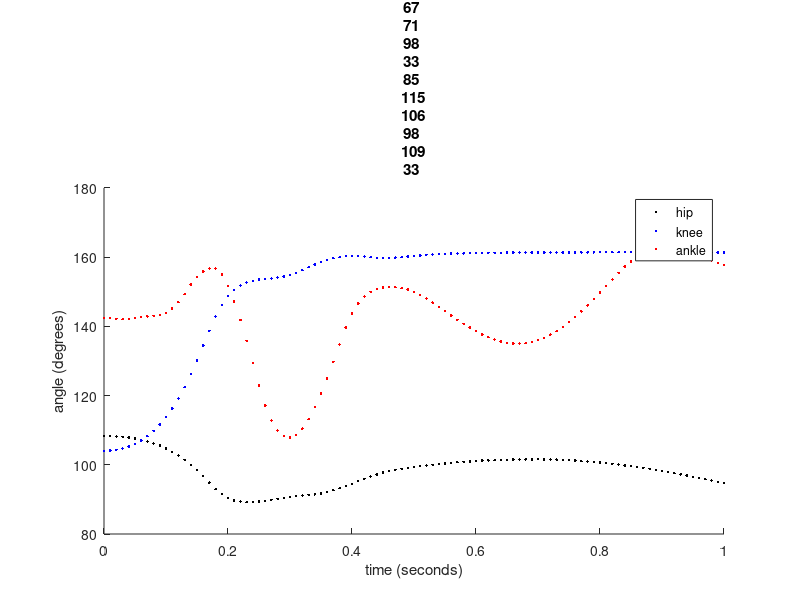
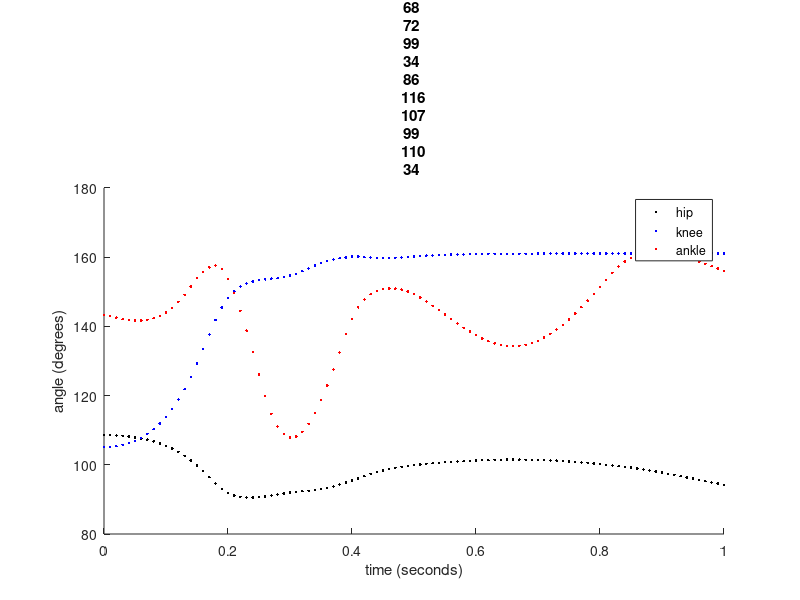
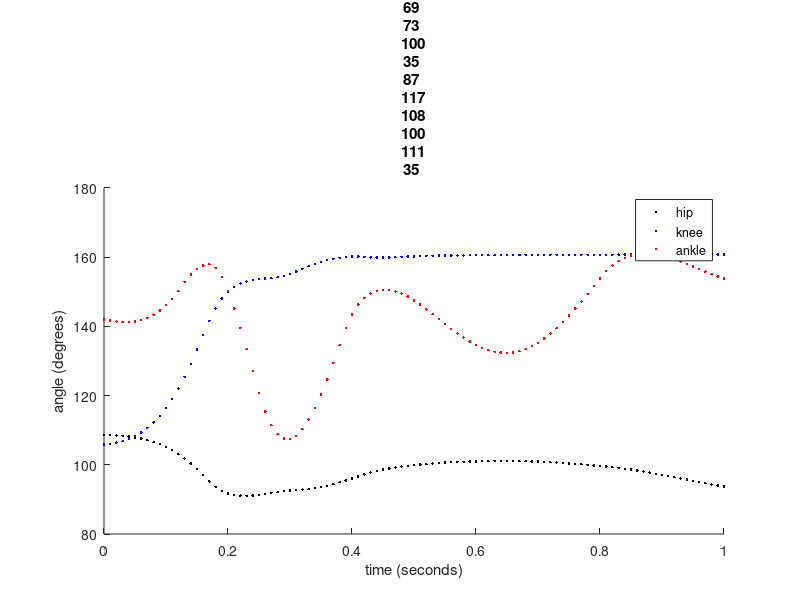
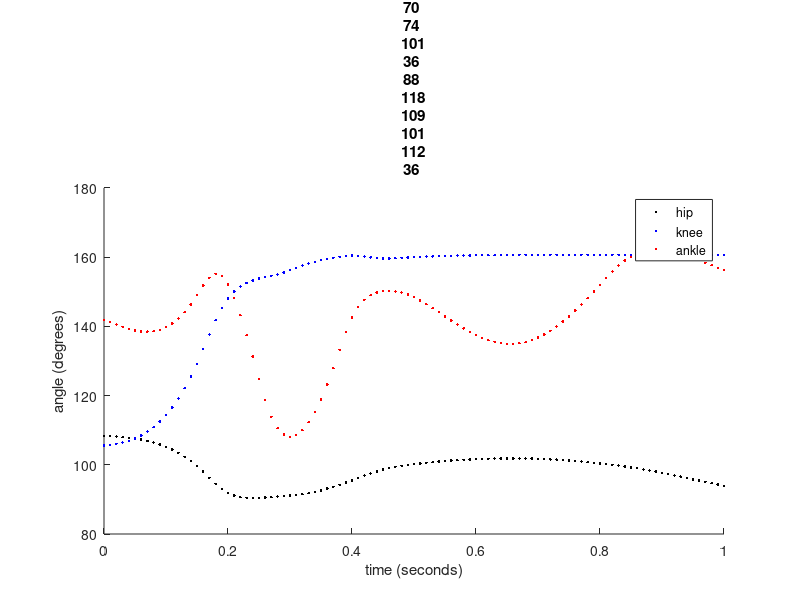

Write the MATLAB code that produced these figures, in order. (Note: this script raises an error after producing the figures.)
clear
clc
addpath('C:\GitHub\Quadruped_Robot\Code\Matlab\Analysis\DampedLeg_Krnacik\Haonan\Comparison\No Damping')

%% BFa
load BFa_trial1.mat;
BFa_trial1 = data;
load BFa_trial2.mat;
BFa_trial2 = data;
load BFa_trial3.mat;
BFa_trial3 = data;
load BFa_trial4.mat;
BFa_trial4 = data;

%  create single matrix to edit data
BFa = zeros(length(BFa_trial1(:,1)),4*length(BFa_trial1(1,:)));
BFa(:,1:4) = BFa_trial1(:,1:4);
BFa(:,5:8) = BFa_trial2(:,1:4);
BFa(:,9:12) = BFa_trial3(:,1:4);
BFa(:,13:16) = BFa_trial4(:,1:4);

% data processing
for ii = 4:4:16
    
    % process time values
    BFa(:,ii) = BFa(:,ii) - BFa(1,ii);      %   start time at 0   
    BFa(:,ii) = BFa(:,ii)/1000;             %   convert to seconds
    
    % manually enter time offsets
    BFa_offset(1) = 0.22;
    BFa_offset(2) = 0.39;
    BFa_offset(3) = 0.28;
    BFa_offset(4) = 0.28;
    
    % apply time offsets
    BFa(:,ii) = BFa(:,ii) - BFa_offset(ii/4);
    
    % find and save indices of t = 0
    t0index(ii/4) = find(~BFa(:,ii),1);
    
    % individual plots of trials
    figure
    hold on
    plot(BFa(:,ii),BFa(:,ii-3),'.',"color","k")
    plot(BFa(:,ii),BFa(:,ii-2),'.',"color","b")
    plot(BFa(:,ii),BFa(:,ii-1),'.',"color","r")
    legend('hip','knee','ankle')
    title("BFa Trial " + ii/4)
    xlabel("time (seconds)")
    ylabel("angle (degrees)")
    ylim([80 180])
    xlim([0 1])
    hold off
    
    % crop trial matrices to start at t = 0
    BFa_trialsCropped{1,ii/4} = BFa(t0index(ii/4):end,ii-3:ii);
end

% find length of cropped trial matrices 
for jj = 1:4
    trialLengths(jj) = length(BFa_trialsCropped{1,jj}(:,1));    
end

% find smallest cropped trial length
trialEnd = min(trialLengths);                               

% store cropped trial data in one matrix
BFaCropped = zeros(trialEnd,4*length(BFa_trial1(1,:)));
for jj = 4:4:16
    BFaCropped(:,jj-3:jj) = BFa_trialsCropped{1,jj/4}(1:trialEnd,:);
end

% store average of trial responses
BFaAvg = zeros(trialEnd,4);
BFaAvg(:,4) = BFaCropped(:,4);

for jj = 1:3
    BFaAvg(:,jj) = (BFaCropped(:,jj)+BFaCropped(:,jj+4)+BFaCropped(:,jj+8)+BFaCropped(:,jj+12))./4;
end


save('C:\GitHub\Quadruped_Robot\Code\Matlab\Analysis\DampedLeg_Krnacik\Haonan\Comparison\No Damping\BFaNoDamping.mat','BFa')
save('C:\GitHub\Quadruped_Robot\Code\Matlab\Analysis\DampedLeg_Krnacik\Haonan\Comparison\No Damping\BFaAvg.mat','BFaAvg')

%% BFp
load BFp_trial1.mat;
BFp_trial1 = data;
% data in trial 2 is cut off at t = 0 and therefore is not usable
load BFp_trial3.mat;
BFp_trial2 = data;
load BFp_trial4.mat;
BFp_trial3 = data;
load BFp_trial5.mat;
BFp_trial4 = data;

%  create single matrix to edit data
BFp = zeros(length(BFp_trial1(:,1)),4*length(BFp_trial1(1,:)));
BFp(:,1:4) = BFp_trial1(:,1:4);
BFp(:,5:8) = BFp_trial2(:,1:4);
BFp(:,9:12) = BFp_trial3(:,1:4);
BFp(:,13:16) = BFp_trial4(:,1:4);

% data processing
for ii = 4:4:16
    
    % process time values
    BFp(:,ii) = BFp(:,ii) - BFp(1,ii);      %   start time at 0   
    BFp(:,ii) = BFp(:,ii)/1000;             %   convert to seconds
    
    % manually enter time offsets
    BFp_offset(1) = 0.15;
    BFp_offset(2) = 0.25;
    BFp_offset(3) = 0.37;
    BFp_offset(4) = 0.37;
    
    % apply time offsets
    BFp(:,ii) = BFp(:,ii) - BFp_offset(ii/4);
    
    % find and save indices of t = 0
    t0index(ii/4) = find(~BFp(:,ii),1);
    
    % individual plots of trials
    figure
    hold on
    plot(BFp(:,ii),BFp(:,ii-3),'.',"color","k")
    plot(BFp(:,ii),BFp(:,ii-2),'.',"color","b")
    plot(BFp(:,ii),BFp(:,ii-1),'.',"color","r")
    legend('hip','knee','ankle')
    title("BFp Trial " + ii/4)
    xlabel("time (seconds)")
    ylabel("angle (degrees)")
    ylim([80 180])
    xlim([0 1])
    hold off

% crop trial matrices to start at t = 0
BFp_trialsCropped{1,ii/4} = BFp(t0index(ii/4):end,ii-3:ii);
end

% find length of cropped trial matrices 
for jj = 1:4
    trialLengths(jj) = length(BFp_trialsCropped{1,jj}(:,1));    
end

% find smallest cropped trial length
trialEnd = min(trialLengths);                               

% store cropped trial data in one matrix
BFpCropped = zeros(trialEnd,4*length(BFp_trial1(1,:)));
for jj = 4:4:16
    BFpCropped(:,jj-3:jj) = BFp_trialsCropped{1,jj/4}(1:trialEnd,:);
end

% store average of trial responses
BFpAvg = zeros(trialEnd,4);
BFpAvg(:,4) = BFpCropped(:,4);

for jj = 1:3
    BFpAvg(:,jj) = (BFpCropped(:,jj)+BFpCropped(:,jj+4)+BFpCropped(:,jj+8)+BFpCropped(:,jj+12))./4;
end

save('C:\GitHub\Quadruped_Robot\Code\Matlab\Analysis\DampedLeg_Krnacik\Haonan\Comparison\No Damping\BFpNoDamping.mat','BFp')
save('C:\GitHub\Quadruped_Robot\Code\Matlab\Analysis\DampedLeg_Krnacik\Haonan\Comparison\No Damping\BFpAvg.mat','BFpAvg')

%% IP
load IP_trial1.mat;
IP_trial1 = data;
load IP_trial2.mat;
IP_trial2 = data;
load IP_trial3.mat;
IP_trial3 = data;
load IP_trial4.mat;
IP_trial4 = data;

%  create single matrix to edit data
IP = zeros(length(IP_trial1(:,1)),4*length(IP_trial1(1,:)));
IP(:,1:4) = IP_trial1(:,1:4);
IP(:,5:8) = IP_trial2(:,1:4);
IP(:,9:12) = IP_trial3(:,1:4);
IP(:,13:16) = IP_trial4(:,1:4);

% data processing
for ii = 4:4:16
    
    % process time values
    IP(:,ii) = IP(:,ii) - IP(1,ii);      %   start time at 0   
    IP(:,ii) = IP(:,ii)/1000;             %   convert to seconds
    
    % manually enter time offsets
    IP_offset(1) = 0.23;
    IP_offset(2) = 0.31;
    IP_offset(3) = 0.30;
    IP_offset(4) = 0.36;
    
    % apply time offsets
    IP(:,ii) = IP(:,ii) - IP_offset(ii/4);
    
    % find and save indices of t = 0
    t0index(ii/4) = find(~IP(:,ii),1);
    
    % individual plots of trials
    figure
    hold on
    plot(IP(:,ii),IP(:,ii-3),'.',"color","k")
    plot(IP(:,ii),IP(:,ii-2),'.',"color","b")
    plot(IP(:,ii),IP(:,ii-1),'.',"color","r")
    legend('hip','knee','ankle')
    title("IP Trial " + ii/4)
    xlabel("time (seconds)")
    ylabel("angle (degrees)")
    ylim([80 180])
    xlim([0 1])
    hold off

    % crop trial matrices to start at t = 0
    IP_trialsCropped{1,ii/4} = IP(t0index(ii/4):end,ii-3:ii);
end

% find length of cropped trial matrices 
for jj = 1:4
    trialLengths(jj) = length(IP_trialsCropped{1,jj}(:,1));    
end

% find smallest cropped trial length
trialEnd = min(trialLengths);                               

% store cropped trial data in one matrix
IPCropped = zeros(trialEnd,4*length(IP_trial1(1,:)));
for jj = 4:4:16
    IPCropped(:,jj-3:jj) = IP_trialsCropped{1,jj/4}(1:trialEnd,:);
end

% store average of trial responses
IPAvg = zeros(trialEnd,4);
IPAvg(:,4) = IPCropped(:,4);

for jj = 1:3
    IPAvg(:,jj) = (IPCropped(:,jj)+IPCropped(:,jj+4)+IPCropped(:,jj+8)+IPCropped(:,jj+12))./4;
end

save('C:\GitHub\Quadruped_Robot\Code\Matlab\Analysis\DampedLeg_Krnacik\Haonan\Comparison\No Damping\IPNoDamping.mat','IP')
save('C:\GitHub\Quadruped_Robot\Code\Matlab\Analysis\DampedLeg_Krnacik\Haonan\Comparison\No Damping\IPAvg.mat','IPAvg')

%% ST
load ST_trial1.mat;
ST_trial1 = data;
load ST_trial2.mat;
ST_trial2 = data;
load ST_trial3.mat;
ST_trial3 = data;
load ST_trial4.mat;
ST_trial4 = data;

%  create single matrix to edit data
ST = zeros(length(ST_trial1(:,1)),4*length(ST_trial1(1,:)));
ST(:,1:4) = ST_trial1(:,1:4);
ST(:,5:8) = ST_trial2(:,1:4);
ST(:,9:12) = ST_trial3(:,1:4);
ST(:,13:16) = ST_trial4(:,1:4);

% data processing
for ii = 4:4:16
    
    % process time values
    ST(:,ii) = ST(:,ii) - ST(1,ii);      %   start time at 0   
    ST(:,ii) = ST(:,ii)/1000;             %   convert to seconds
    
    % manually enter time offsets
    ST_offset(1) = 0.36;
    ST_offset(2) = 0.46;
    ST_offset(3) = 0.32;
    ST_offset(4) = 0.33;
    
    % apply time offsets
    ST(:,ii) = ST(:,ii) - ST_offset(ii/4);
    
    % find and save indices of t = 0
    t0index(ii/4) = find(~ST(:,ii),1);
    
    % individual plots of trials
    figure
    hold on
    plot(ST(:,ii),ST(:,ii-3),'.',"color","k")
    plot(ST(:,ii),ST(:,ii-2),'.',"color","b")
    plot(ST(:,ii),ST(:,ii-1),'.',"color","r")
    legend('hip','knee','ankle')
    title("ST Trial " + ii/4)
    xlabel("time (seconds)")
    ylabel("angle (degrees)")
    ylim([80 180])
    xlim([0 1])
    hold off

    % crop trial matrices to start at t = 0
    ST_trialsCropped{1,ii/4} = ST(t0index(ii/4):end,ii-3:ii);
end

% find length of cropped trial matrices 
for jj = 1:4
    trialLengths(jj) = length(ST_trialsCropped{1,jj}(:,1));    
end

% find smallest cropped trial length
trialEnd = min(trialLengths);                               

% store cropped trial data in one matrix
STCropped = zeros(trialEnd,4*length(ST_trial1(1,:)));
for jj = 4:4:16
    STCropped(:,jj-3:jj) = ST_trialsCropped{1,jj/4}(1:trialEnd,:);
end

% store average of trial responses
STAvg = zeros(trialEnd,4);
STAvg(:,4) = STCropped(:,4);

for jj = 1:3
    STAvg(:,jj) = (STCropped(:,jj)+STCropped(:,jj+4)+STCropped(:,jj+8)+STCropped(:,jj+12))./4;
end

save('C:\GitHub\Quadruped_Robot\Code\Matlab\Analysis\DampedLeg_Krnacik\Haonan\Comparison\No Damping\STNoDamping.mat','ST')
save('C:\GitHub\Quadruped_Robot\Code\Matlab\Analysis\DampedLeg_Krnacik\Haonan\Comparison\No Damping\STAvg.mat','STAvg')

%% ST2
load ST2_trial1.mat;
ST2_trial1 = data;
load ST2_trial2.mat;
ST2_trial2 = data;
load ST2_trial3.mat;
ST2_trial3 = data;
load ST2_trial4.mat;
ST2_trial4 = data;
load ST2_trial5.mat;
ST2_trial5 = data;

%  create single matrix to edit data
ST2 = zeros(length(ST2_trial1(:,1)),5*length(ST2_trial1(1,:)));
ST2(:,1:4) = ST2_trial1(:,1:4);
ST2(:,5:8) = ST2_trial2(:,1:4);
ST2(:,9:12) = ST2_trial3(:,1:4);
ST2(:,13:16) = ST2_trial4(:,1:4);
ST2(:,17:20) = ST2_trial5(:,1:4);

% data processing
for ii = 4:4:20
    
    % process time values
    ST2(:,ii) = ST2(:,ii) - ST2(1,ii);      %   start time at 0   
    ST2(:,ii) = ST2(:,ii)/1000;             %   convert to seconds
    
    % manually enter time offsets
    ST2_offset(1) = 0.34;
    ST2_offset(2) = 0.43;
    ST2_offset(3) = 0.38;
    ST2_offset(4) = 0.3;
    ST2_offset(5) = 0.36;
    
    % apply time offsets
    ST2(:,ii) = ST2(:,ii) - ST2_offset(ii/4);
    
    % find and save indices of t = 0
    t0index(ii/4) = find(~ST2(:,ii),1);
        
    % individual plots of trials
    figure
    hold on
    plot(ST2(:,ii),ST2(:,ii-3),'.',"color","k")
    plot(ST2(:,ii),ST2(:,ii-2),'.',"color","b")
    plot(ST2(:,ii),ST2(:,ii-1),'.',"color","r")
    legend('hip','knee','ankle')
    title("ST2 Trial " + ii/4)
    xlabel("time (seconds)")
    ylabel("angle (degrees)")
    ylim([80 180])
    xlim([0 2])
    hold off
    
    % crop trial matrices to start at t = 0
    ST2_trialsCropped{1,ii/4} = ST2(t0index(ii/4):end,ii-3:ii);
end

% find length of cropped trial matrices 
for jj = 1:5
    trialLengths(jj) = length(ST2_trialsCropped{1,jj}(:,1));    
end

% find smallest cropped trial length
trialEnd = min(trialLengths);                               

% store cropped trial data in one matrix
ST2Cropped = zeros(trialEnd,5*length(ST2_trial1(1,:)));
for jj = 4:4:20
    ST2Cropped(:,jj-3:jj) = ST2_trialsCropped{1,jj/4}(1:trialEnd,:);
end

% store average of trial responses
ST2Avg = zeros(trialEnd,4);
ST2Avg(:,4) = ST2Cropped(:,4);

for jj = 1:3
    ST2Avg(:,jj) = (ST2Cropped(:,jj)+ST2Cropped(:,jj+4)+ST2Cropped(:,jj+8)+ST2Cropped(:,jj+12)+ST2Cropped(:,jj+16))./5;
end

save('C:\GitHub\Quadruped_Robot\Code\Matlab\Analysis\DampedLeg_Krnacik\Haonan\Comparison\No Damping\ST2NoDamping.mat','ST2')
save('C:\GitHub\Quadruped_Robot\Code\Matlab\Analysis\DampedLeg_Krnacik\Haonan\Comparison\No Damping\ST2Avg.mat','ST2Avg')

%% VL
load VL_trial1.mat;
VL_trial1 = data;
load VL_trial2.mat;
VL_trial2 = data;
load VL_trial3.mat;
VL_trial3 = data;
load VL_trial4.mat;
VL_trial4 = data;

%  create single matrix to edit data
VL = zeros(length(VL_trial1(:,1)),4*length(VL_trial1(1,:)));
VL(:,1:4) = VL_trial1(:,1:4);
VL(:,5:8) = VL_trial2(:,1:4);
VL(:,9:12) = VL_trial3(:,1:4);
VL(:,13:16) = VL_trial4(:,1:4);

% data processing
for ii = 4:4:16
    
    % process time values
    VL(:,ii) = VL(:,ii) - VL(1,ii);      %   start time at 0   
    VL(:,ii) = VL(:,ii)/1000;             %   convert to seconds
    
    % manually enter time offsets
    VL_offset(1) = 0.20;
    VL_offset(2) = 0.38;
    VL_offset(3) = 0.44;
    VL_offset(4) = 0.40;
    
    % apply time offsets
    VL(:,ii) = VL(:,ii) - VL_offset(ii/4);
    
    % find and save indices of t = 0
    t0index(ii/4) = find(~VL(:,ii),1);
    
    % individual plots of trials
    figure
    hold on
    plot(VL(:,ii),VL(:,ii-3),'.',"color","k")
    plot(VL(:,ii),VL(:,ii-2),'.',"color","b")
    plot(VL(:,ii),VL(:,ii-1),'.',"color","r")
    legend('hip','knee','ankle')
    title("VL Trial " + ii/4)
    xlabel("time (seconds)")
    ylabel("angle (degrees)")
    ylim([80 180])
    xlim([0 1])
    hold off

    % crop trial matrices to start at t = 0
    VL_trialsCropped{1,ii/4} = VL(t0index(ii/4):end,ii-3:ii);
end

% find length of cropped trial matrices 
for jj = 1:4
    trialLengths(jj) = length(VL_trialsCropped{1,jj}(:,1));    
end

% find smallest cropped trial length
trialEnd = min(trialLengths);                               

% store cropped trial data in one matrix
VLCropped = zeros(trialEnd,4*length(VL_trial1(1,:)));
for jj = 4:4:16
    VLCropped(:,jj-3:jj) = VL_trialsCropped{1,jj/4}(1:trialEnd,:);
end

% store average of trial responses
VLAvg = zeros(trialEnd,4);
VLAvg(:,4) = VLCropped(:,4);

for jj = 1:3
    VLAvg(:,jj) = (VLCropped(:,jj)+VLCropped(:,jj+4)+VLCropped(:,jj+8)+VLCropped(:,jj+12))./4;
end

save('C:\GitHub\Quadruped_Robot\Code\Matlab\Analysis\DampedLeg_Krnacik\Haonan\Comparison\No Damping\VLNoDamping.mat','VL')
save('C:\GitHub\Quadruped_Robot\Code\Matlab\Analysis\DampedLeg_Krnacik\Haonan\Comparison\No Damping\VLAvg.mat','VLAvg')

%% GS
load GS_trial1.mat;
GS_trial1 = data;
load GS_trial2.mat;
GS_trial2 = data;
load GS_trial3.mat;
GS_trial3 = data;
load GS_trial4.mat;
GS_trial4 = data;

%  create single matrix to edit data
GS = zeros(length(GS_trial1(:,1)),4*length(GS_trial1(1,:)));
GS(:,1:4) = GS_trial1(:,1:4);
GS(:,5:8) = GS_trial2(:,1:4);
GS(:,9:12) = GS_trial3(:,1:4);
GS(:,13:16) = GS_trial4(:,1:4);

% data processing
for ii = 4:4:16
    
    % process time values
    GS(:,ii) = GS(:,ii) - GS(1,ii);      %   start time at 0   
    GS(:,ii) = GS(:,ii)/1000;             %   convert to seconds
    
    % manually enter time offsets
    GS_offset(1) = 0.29;
    GS_offset(2) = 0.31;
    GS_offset(3) = 0.44;
    GS_offset(4) = 0.36;
    
    % apply time offsets
    GS(:,ii) = GS(:,ii) - GS_offset(ii/4);
    
    % find and save indices of t = 0
    t0index(ii/4) = find(~GS(:,ii),1);
    
    % individual plots of trials
    figure
    hold on
    plot(GS(:,ii),GS(:,ii-3),'.',"color","k")
    plot(GS(:,ii),GS(:,ii-2),'.',"color","b")
    plot(GS(:,ii),GS(:,ii-1),'.',"color","r")
    legend('hip','knee','ankle')
    title("GS Trial " + ii/4)
    xlabel("time (seconds)")
    ylabel("angle (degrees)")
    ylim([80 180])
    xlim([0 1.7])
    hold off

    % crop trial matrices to start at t = 0
    GS_trialsCropped{1,ii/4} = GS(t0index(ii/4):end,ii-3:ii);
end

% find length of cropped trial matrices 
for jj = 1:4
    trialLengths(jj) = length(GS_trialsCropped{1,jj}(:,1));    
end

% find smallest cropped trial length
trialEnd = min(trialLengths);                               

% store cropped trial data in one matrix
GSCropped = zeros(trialEnd,4*length(GS_trial1(1,:)));
for jj = 4:4:16
    GSCropped(:,jj-3:jj) = GS_trialsCropped{1,jj/4}(1:trialEnd,:);
end

% store average of trial responses
GSAvg = zeros(trialEnd,4);
GSAvg(:,4) = GSCropped(:,4);

for jj = 1:3
    GSAvg(:,jj) = (GSCropped(:,jj)+GSCropped(:,jj+4)+GSCropped(:,jj+8)+GSCropped(:,jj+12))./4;
end

%save('C:\GitHub\Quadruped_Robot\Code\Matlab\Analysis\DampedLeg_Krnacik\Haonan\Comparison\No Damping\GSNoDamping.mat','GS')
%save('C:\GitHub\Quadruped_Robot\Code\Matlab\Analysis\DampedLeg_Krnacik\Haonan\Comparison\No Damping\GSAvg.mat','GSAvg')

%% Save as an array
QuadrupedNoDamping{1} = IP;
QuadrupedNoDamping{2} = GS;
QuadrupedNoDamping{3} = ST;
QuadrupedNoDamping{4} = ST2;
QuadrupedNoDamping{5} = VL;
QuadrupedNoDamping{6} = BFp;
QuadrupedNoDamping{7} = BFa;

QuadrupedNoDampingAvg{1} = IPAvg;
QuadrupedNoDampingAvg{2} = GSAvg;
QuadrupedNoDampingAvg{3} = STAvg;
QuadrupedNoDampingAvg{4} = ST2Avg;
QuadrupedNoDampingAvg{5} = VLAvg;
QuadrupedNoDampingAvg{6} = BFpAvg;
QuadrupedNoDampingAvg{7} = BFaAvg;

close all
save('C:\GitHub\Quadruped_Robot\Code\Matlab\Analysis\DampedLeg_Krnacik\Haonan\Comparison\No Damping\QuadrupedNoDamping.mat','QuadrupedNoDamping')
save('C:\GitHub\Quadruped_Robot\Code\Matlab\Analysis\DampedLeg_Krnacik\Haonan\Comparison\No Damping\QuadrupedNoDampingAvg.mat','QuadrupedNoDampingAvg')